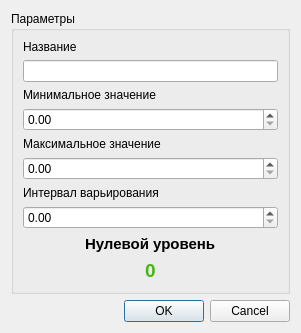
<?xml version="1.0" encoding="UTF-8"?>
<ui version="4.0">
 <class>AddFactorDialog</class>
 <widget class="QDialog" name="AddFactorDialog">
  <property name="geometry">
   <rect>
    <x>0</x>
    <y>0</y>
    <width>301</width>
    <height>331</height>
   </rect>
  </property>
  <property name="windowTitle">
   <string>Добавить фактор</string>
  </property>
  <layout class="QGridLayout" name="gridLayout">
   <item row="2" column="0">
    <widget class="QDialogButtonBox" name="buttonBox">
     <property name="orientation">
      <enum>Qt::Horizontal</enum>
     </property>
     <property name="standardButtons">
      <set>QDialogButtonBox::Cancel|QDialogButtonBox::Ok</set>
     </property>
    </widget>
   </item>
   <item row="1" column="0">
    <widget class="QGroupBox" name="groupBox">
     <property name="title">
      <string>Параметры</string>
     </property>
     <layout class="QGridLayout" name="gridLayout_2">
      <item row="0" column="0">
       <layout class="QVBoxLayout" name="verticalLayout">
        <item>
         <widget class="QLabel" name="label">
          <property name="text">
           <string>Название</string>
          </property>
         </widget>
        </item>
        <item>
         <widget class="QLineEdit" name="factor_name_le"/>
        </item>
       </layout>
      </item>
      <item row="2" column="0">
       <layout class="QVBoxLayout" name="verticalLayout_3">
        <item>
         <widget class="QLabel" name="label_3">
          <property name="text">
           <string>Максимальное значение</string>
          </property>
         </widget>
        </item>
        <item>
         <widget class="QDoubleSpinBox" name="max_factor_value_sb"/>
        </item>
        <item>
         <widget class="QLabel" name="label_5">
          <property name="text">
           <string>Интервал варьирования</string>
          </property>
         </widget>
        </item>
        <item>
         <widget class="QDoubleSpinBox" name="factor_var_interval_sb"/>
        </item>
        <item alignment="Qt::AlignHCenter">
         <widget class="QLabel" name="label_4">
          <property name="text">
           <string>&lt;html&gt;&lt;head/&gt;&lt;body&gt;&lt;p&gt;&lt;span style=&quot; font-size:11pt; font-weight:600;&quot;&gt;Нулевой уровень&lt;/span&gt;&lt;/p&gt;&lt;/body&gt;&lt;/html&gt;</string>
          </property>
         </widget>
        </item>
        <item alignment="Qt::AlignHCenter">
         <widget class="QLabel" name="zero_level_value_lbl">
          <property name="text">
           <string>&lt;html&gt;&lt;head/&gt;&lt;body&gt;&lt;p&gt;&lt;span style=&quot; font-size:14pt; font-weight:600; color:#48b515;&quot;&gt;0&lt;/span&gt;&lt;/p&gt;&lt;/body&gt;&lt;/html&gt;</string>
          </property>
         </widget>
        </item>
        <item>
         <spacer name="verticalSpacer">
          <property name="orientation">
           <enum>Qt::Vertical</enum>
          </property>
          <property name="sizeHint" stdset="0">
           <size>
            <width>20</width>
            <height>40</height>
           </size>
          </property>
         </spacer>
        </item>
       </layout>
      </item>
      <item row="1" column="0">
       <layout class="QVBoxLayout" name="verticalLayout_2">
        <item>
         <widget class="QLabel" name="label_2">
          <property name="text">
           <string>Минимальное значение</string>
          </property>
         </widget>
        </item>
        <item>
         <widget class="QDoubleSpinBox" name="min_factor_value_sb"/>
        </item>
       </layout>
      </item>
     </layout>
    </widget>
   </item>
  </layout>
 </widget>
 <resources/>
 <connections>
  <connection>
   <sender>buttonBox</sender>
   <signal>accepted()</signal>
   <receiver>AddFactorDialog</receiver>
   <slot>accept()</slot>
   <hints>
    <hint type="sourcelabel">
     <x>248</x>
     <y>254</y>
    </hint>
    <hint type="destinationlabel">
     <x>157</x>
     <y>274</y>
    </hint>
   </hints>
  </connection>
  <connection>
   <sender>buttonBox</sender>
   <signal>rejected()</signal>
   <receiver>AddFactorDialog</receiver>
   <slot>reject()</slot>
   <hints>
    <hint type="sourcelabel">
     <x>316</x>
     <y>260</y>
    </hint>
    <hint type="destinationlabel">
     <x>286</x>
     <y>274</y>
    </hint>
   </hints>
  </connection>
 </connections>
</ui>
